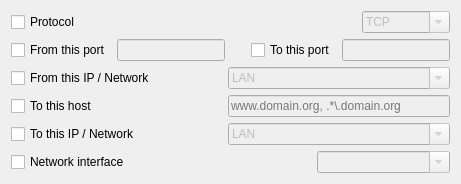
     <widget class="QWidget" name="tabWidgetPage2">
      <attribute name="icon">
       <iconset theme="preferences-system-network">
        <normaloff>../../../../../../.designer/backup</normaloff>../../../../../../.designer/backup</iconset>
      </attribute>
      <attribute name="title">
       <string>Network</string>
      </attribute>
      <layout class="QGridLayout" name="gridLayout_3">
       <item row="6" column="1">
        <spacer name="horizontalSpacer_9">
         <property name="orientation">
          <enum>Qt::Horizontal</enum>
         </property>
         <property name="sizeType">
          <enum>QSizePolicy::Maximum</enum>
         </property>
         <property name="sizeHint" stdset="0">
          <size>
           <width>60</width>
           <height>20</height>
          </size>
         </property>
        </spacer>
       </item>
       <item row="7" column="4" colspan="2">
        <widget class="QComboBox" name="ifaceCombo">
         <property name="enabled">
          <bool>false</bool>
         </property>
         <property name="editable">
          <bool>true</bool>
         </property>
        </widget>
       </item>
       <item row="0" column="5">
        <widget class="QComboBox" name="protoCombo">
         <property name="enabled">
          <bool>false</bool>
         </property>
         <property name="toolTip">
          <string>&lt;html&gt;&lt;head/&gt;&lt;body&gt;&lt;p&gt;Only TCP, UDP or UDPLITE are allowed&lt;/p&gt;&lt;p&gt;You can use regexp, i.e.: ^(TCP|UDP)$&lt;/p&gt;&lt;/body&gt;&lt;/html&gt;</string>
         </property>
         <property name="editable">
          <bool>true</bool>
         </property>
         <property name="currentText">
          <string>TCP</string>
         </property>
         <item>
          <property name="text">
           <string notr="true">TCP</string>
          </property>
         </item>
         <item>
          <property name="text">
           <string notr="true">UDP</string>
          </property>
         </item>
         <item>
          <property name="text">
           <string notr="true">UDPLITE</string>
          </property>
         </item>
         <item>
          <property name="text">
           <string notr="true">TCP6</string>
          </property>
         </item>
         <item>
          <property name="text">
           <string notr="true">UDP6</string>
          </property>
         </item>
         <item>
          <property name="text">
           <string notr="true">UDPLITE6</string>
          </property>
         </item>
         <item>
          <property name="text">
           <string>ICMP</string>
          </property>
         </item>
         <item>
          <property name="text">
           <string>ICMP6</string>
          </property>
         </item>
         <item>
          <property name="text">
           <string>SCTP</string>
          </property>
         </item>
         <item>
          <property name="text">
           <string>SCTP6</string>
          </property>
         </item>
        </widget>
       </item>
       <item row="5" column="2" colspan="4">
        <widget class="QLineEdit" name="dstHostLine">
         <property name="enabled">
          <bool>false</bool>
         </property>
         <property name="toolTip">
          <string>Commas or spaces are not allowed to specify multiple domains.

Use regular expressions instead:
.*(opensnitch|duckduckgo).com
.*\.google.com

or a single domain:
www.gnu.org - it'll only match www.gnu.org, nor ftp.gnu.org, nor www2.gnu.org, ...
gnu.org         - it'll only match gnu.org, nor www.gnu.org, nor ftp.gnu.org, ...</string>
         </property>
         <property name="placeholderText">
          <string>www.domain.org, .*\.domain.org</string>
         </property>
        </widget>
       </item>
       <item row="6" column="0">
        <widget class="QCheckBox" name="dstIPCheck">
         <property name="text">
          <string>To this IP / Network</string>
         </property>
        </widget>
       </item>
       <item row="5" column="1">
        <spacer name="horizontalSpacer_10">
         <property name="orientation">
          <enum>Qt::Horizontal</enum>
         </property>
         <property name="sizeType">
          <enum>QSizePolicy::Maximum</enum>
         </property>
         <property name="sizeHint" stdset="0">
          <size>
           <width>60</width>
           <height>20</height>
          </size>
         </property>
        </spacer>
       </item>
       <item row="0" column="0">
        <widget class="QCheckBox" name="protoCheck">
         <property name="text">
          <string>Protocol</string>
         </property>
        </widget>
       </item>
       <item row="4" column="2" colspan="4">
        <widget class="QComboBox" name="srcIPCombo">
         <property name="enabled">
          <bool>false</bool>
         </property>
         <property name="toolTip">
          <string>You can specify a single IP:
- 192.168.1.1

or a regular expression:
- 192\.168\.1\.[0-9]+

multiple IPs:
- ^(192\.168\.1\.1|172\.16\.0\.1)$

You can also specify a subnet:
- 192.168.1.0/24

Note: Commas or spaces are not allowed to separate IPs or networks.</string>
         </property>
         <property name="editable">
          <bool>true</bool>
         </property>
         <property name="currentText">
          <string notr="true">LAN</string>
         </property>
         <item>
          <property name="text">
           <string notr="true">LAN</string>
          </property>
         </item>
         <item>
          <property name="text">
           <string notr="true">MULTICAST</string>
          </property>
         </item>
         <item>
          <property name="text">
           <string notr="true">127.0.0.0/8</string>
          </property>
         </item>
         <item>
          <property name="text">
           <string notr="true">192.168.0.0/24</string>
          </property>
         </item>
         <item>
          <property name="text">
           <string notr="true">192.168.1.0/24</string>
          </property>
         </item>
         <item>
          <property name="text">
           <string notr="true">192.168.2.0/24</string>
          </property>
         </item>
         <item>
          <property name="text">
           <string notr="true">192.168.0.0/16</string>
          </property>
         </item>
         <item>
          <property name="text">
           <string notr="true">169.254.0.0/16</string>
          </property>
         </item>
         <item>
          <property name="text">
           <string notr="true">172.16.0.0/12</string>
          </property>
         </item>
         <item>
          <property name="text">
           <string notr="true">10.0.0.0/8</string>
          </property>
         </item>
         <item>
          <property name="text">
           <string notr="true">::1/128</string>
          </property>
         </item>
         <item>
          <property name="text">
           <string notr="true">fc00::/7</string>
          </property>
         </item>
         <item>
          <property name="text">
           <string notr="true">ff00::/8</string>
          </property>
         </item>
         <item>
          <property name="text">
           <string notr="true">fe80::/10</string>
          </property>
         </item>
         <item>
          <property name="text">
           <string notr="true">fd00::/8</string>
          </property>
         </item>
        </widget>
       </item>
       <item row="4" column="0">
        <widget class="QCheckBox" name="srcIPCheck">
         <property name="text">
          <string>From this IP / Network</string>
         </property>
        </widget>
       </item>
       <item row="5" column="0">
        <widget class="QCheckBox" name="dstHostCheck">
         <property name="text">
          <string>To this host</string>
         </property>
        </widget>
       </item>
       <item row="6" column="2" colspan="4">
        <widget class="QComboBox" name="dstIPCombo">
         <property name="enabled">
          <bool>false</bool>
         </property>
         <property name="toolTip">
          <string>You can specify a single IP:
- 192.168.1.1

or a regular expression:
- 192\.168\.1\.[0-9]+

multiple IPs:
- ^(192\.168\.1\.1|172\.16\.0\.1)$

You can also specify a subnet:
- 192.168.1.0/24

Note: Commas or spaces are not allowed to separate IPs or networks.</string>
         </property>
         <property name="statusTip">
          <string/>
         </property>
         <property name="editable">
          <bool>true</bool>
         </property>
         <property name="currentText">
          <string notr="true">LAN</string>
         </property>
         <item>
          <property name="text">
           <string notr="true">LAN</string>
          </property>
         </item>
         <item>
          <property name="text">
           <string notr="true">MULTICAST</string>
          </property>
         </item>
         <item>
          <property name="text">
           <string notr="true">127.0.0.0/8</string>
          </property>
         </item>
         <item>
          <property name="text">
           <string notr="true">192.168.0.0/24</string>
          </property>
         </item>
         <item>
          <property name="text">
           <string notr="true">192.168.1.0/24</string>
          </property>
         </item>
         <item>
          <property name="text">
           <string notr="true">192.168.2.0/24</string>
          </property>
         </item>
         <item>
          <property name="text">
           <string notr="true">192.168.0.0/16</string>
          </property>
         </item>
         <item>
          <property name="text">
           <string notr="true">169.254.0.0/16</string>
          </property>
         </item>
         <item>
          <property name="text">
           <string notr="true">172.16.0.0/12</string>
          </property>
         </item>
         <item>
          <property name="text">
           <string notr="true">10.0.0.0/8</string>
          </property>
         </item>
         <item>
          <property name="text">
           <string notr="true">::1/128</string>
          </property>
         </item>
         <item>
          <property name="text">
           <string notr="true">fc00::/7</string>
          </property>
         </item>
         <item>
          <property name="text">
           <string notr="true">ff00::/8</string>
          </property>
         </item>
         <item>
          <property name="text">
           <string notr="true">fe80::/10</string>
          </property>
         </item>
         <item>
          <property name="text">
           <string notr="true">fd00::/8</string>
          </property>
         </item>
        </widget>
       </item>
       <item row="7" column="0">
        <widget class="QCheckBox" name="ifaceCheck">
         <property name="text">
          <string>Network interface</string>
         </property>
        </widget>
       </item>
       <item row="1" column="0" colspan="6">
        <layout class="QHBoxLayout" name="horizontalLayout_4">
         <item>
          <widget class="QCheckBox" name="srcPortCheck">
           <property name="text">
            <string>From this port</string>
           </property>
          </widget>
         </item>
         <item>
          <widget class="QLineEdit" name="srcPortLine">
           <property name="enabled">
            <bool>false</bool>
           </property>
           <property name="toolTip">
            <string>&lt;html&gt;&lt;head/&gt;&lt;body&gt;&lt;p&gt;You can specify multiple ports using regular expressions:&lt;/p&gt;&lt;p&gt;- 53, 80 or 443:&lt;/p&gt;&lt;p&gt;^(53|80|443)$&lt;/p&gt;&lt;p&gt;&lt;br/&gt;&lt;/p&gt;&lt;p&gt;- 53, 443 or 5550 to 5559, etc:&lt;/p&gt;&lt;p&gt;^(53|443|555[0-9])$&lt;/p&gt;&lt;/body&gt;&lt;/html&gt;</string>
           </property>
          </widget>
         </item>
         <item>
          <spacer name="horizontalSpacer_3">
           <property name="orientation">
            <enum>Qt::Horizontal</enum>
           </property>
           <property name="sizeHint" stdset="0">
            <size>
             <width>20</width>
             <height>20</height>
            </size>
           </property>
          </spacer>
         </item>
         <item>
          <widget class="QCheckBox" name="dstPortCheck">
           <property name="text">
            <string>To this port</string>
           </property>
          </widget>
         </item>
         <item>
          <widget class="QLineEdit" name="dstPortLine">
           <property name="enabled">
            <bool>false</bool>
           </property>
           <property name="sizePolicy">
            <sizepolicy hsizetype="Minimum" vsizetype="Fixed">
             <horstretch>0</horstretch>
             <verstretch>0</verstretch>
            </sizepolicy>
           </property>
           <property name="toolTip">
            <string>&lt;html&gt;&lt;head/&gt;&lt;body&gt;&lt;p&gt;You can specify multiple ports using regular expressions:&lt;/p&gt;&lt;p&gt;- 53, 80 or 443:&lt;/p&gt;&lt;p&gt;^(53|80|443)$&lt;/p&gt;&lt;p&gt;&lt;br/&gt;&lt;/p&gt;&lt;p&gt;- 53, 443 or 5551, 5552, 5553, etc:&lt;/p&gt;&lt;p&gt;^(53|443|555[0-9])$&lt;/p&gt;&lt;/body&gt;&lt;/html&gt;</string>
           </property>
          </widget>
         </item>
        </layout>
       </item>
      </layout>
     </widget>
